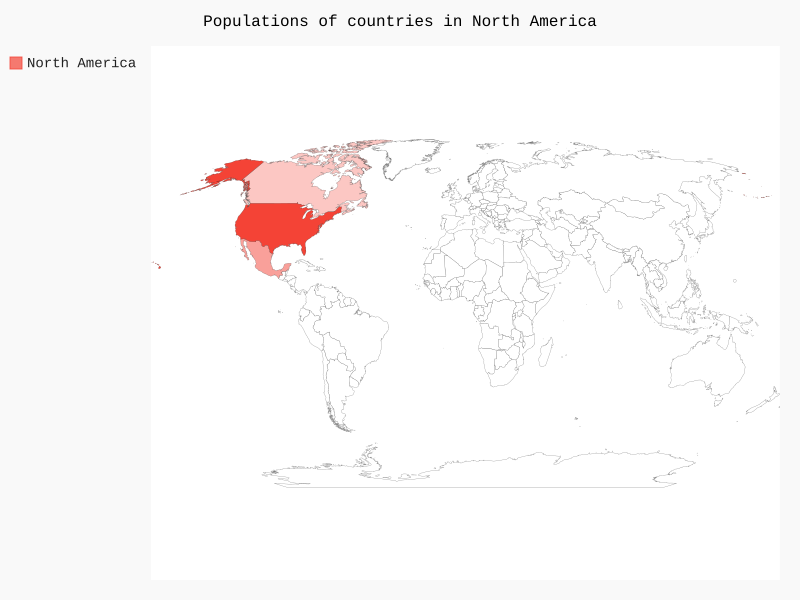

Recreate this plot in Python.
from pygal_maps_world.maps import World

wm = World()
wm.title = 'Populations of countries in North America'
wm.add('North America', {'ca': 34126000, 'us': 309349000, 'mx': 113423000})

wm.render_to_file('na_populations.svg')
